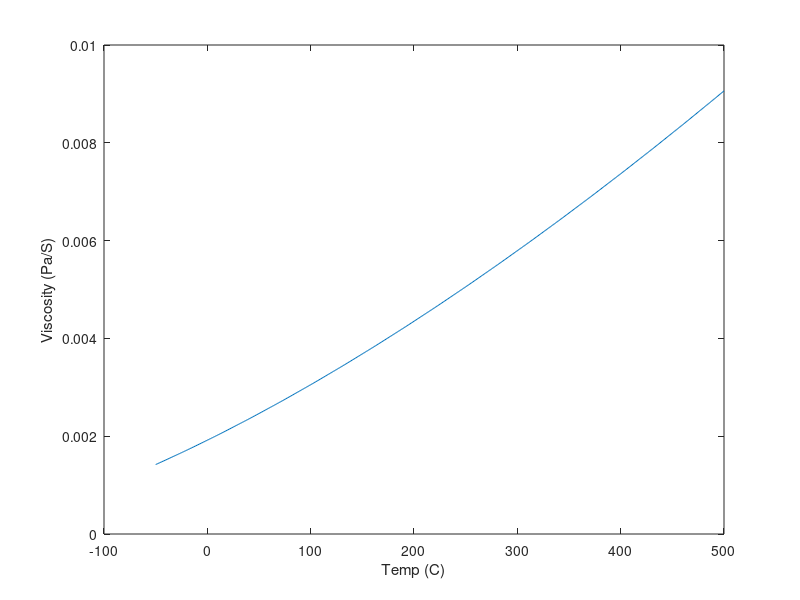

MATLAB code to generate this figure:
%Roshan Jaiswal-Ferri
%Section - 
%Aero 302 Homework 1 - 9/26/24

%% Workspace Prep

format long     %Allows for more accurate decimals
close all;      %Clears all
clear all;      %Clears Workspace
clc;            %Clears Command Window

%% PART 1: FF1

%The fluid properties of viscocity vary between micro and macroscopic
%perspectives. On a macroscopic level viscosity can be viewed as internal
%forces that slow down a fluid. On a microscopic level viscosity is seen as
%the exchange of momentum between fluid molecules, generally slowing them
%down. When the temperature rises the molecules inside the fluid become
%excited - introducing more energy, therefore increasing the speed at which
%the fluid moves.

%Changing viscosity due to temperature — Sutherland's Law

Temp = -50:1:500; %in C
TempK = Temp + 273.15; %in K

%muAir
muRef = 1.716e-5; %pa/s
Tref = 273.15; %K
Sair = 110.4; %K

%Sutherland's Law:

muAir = (((TempK./Tref).^1.5).*((Tref+Sair)./TempK+Sair)).*muRef;

figure
plot(Temp,muAir)
xlabel('Temp (C)')
ylabel('Viscosity (Pa/S)')

%From a Microscopic Perspective viscosity is dependant on pressure, the
%higher the pressure the closer molecules are together resulting in 




